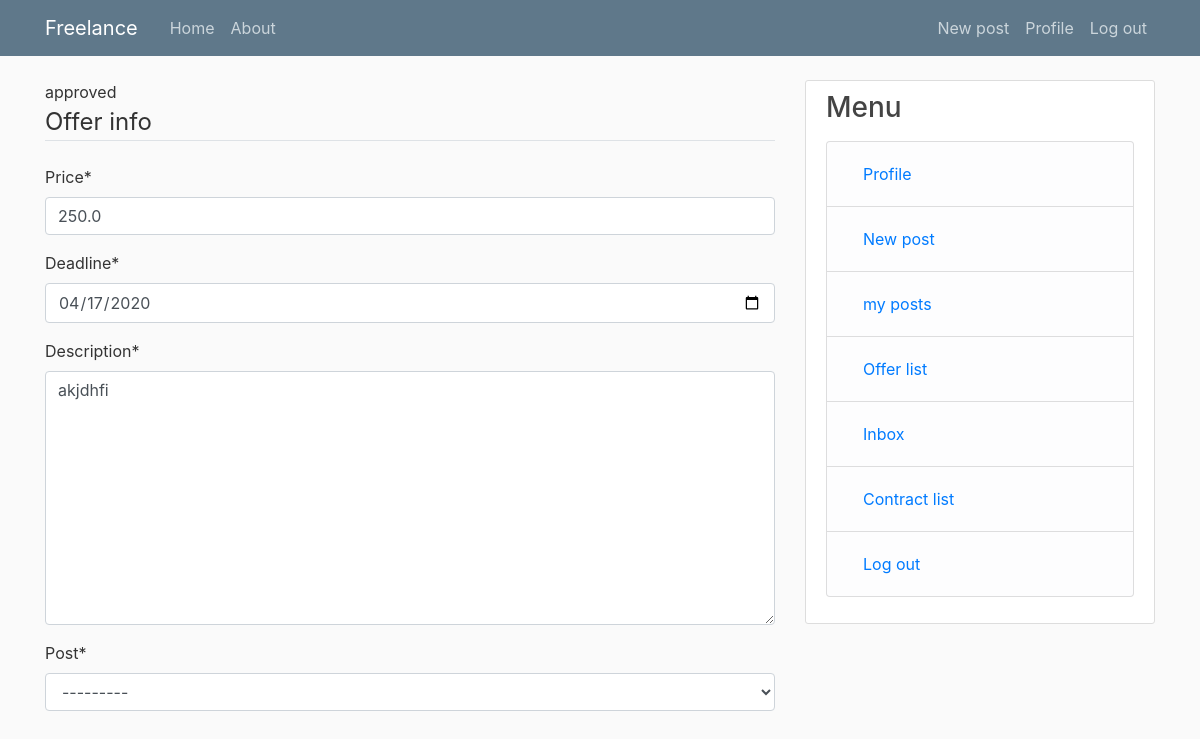
/contract/offer-manager/10 (signed in), run on the app's committed database.
### contract/models.py (models this page shows, shortened)
class Offer(models.Model):
    price = models.FloatField()
    deadline = models.DateField()
    description = models.TextField()
    client = models.ForeignKey(User,
                               on_delete=models.CASCADE,
                               related_name='client')
    executor = models.ForeignKey(User,
                                 on_delete=models.CASCADE,
                                 related_name='executor')
    post = models.ForeignKey('blog.Post', on_delete=models.SET_NULL, null=True)
    status = models.CharField(max_length=100)

### contract/views.py (the view)
# urls.py: path('offer-manager', offer_manager, name='offer-manager'),
@login_required
def offer_manager(request, id=None):
    if id is None:
        user_id = request.POST.get("user-id")
        executor = User.objects.get(id=user_id)
        form = OfferForm(request.user, user_id, initial={'executor': executor})
    else:
        offer = Offer.objects.get(id=id)
        if ((request.user.id == offer.executor.id) or
                (request.user.id == offer.client.id)):
            user_id = offer.executor.id
            form = OfferForm(offer.client, user_id,
                             initial={'executor': User.objects.get(id=user_id),
                                      'price': offer.price,
                                      'deadline': offer.deadline,
                                      'description': offer.description,
                                      'post': offer.post,
                                      'offer_id': offer.id
                                      })
            return render(request, 'contract/make_offer.html', {'form': form,
                                                                'offer': offer
                                                                })
        else:
            return HttpResponseForbidden()
    return render(request, 'contract/make_offer.html', {'form': form})

### contract/forms.py
class OfferForm(forms.ModelForm):
    def __init__(self, client, user_id, *args, **kwargs):
        super(OfferForm, self).__init__(*args, **kwargs)
        offer_request = Request.objects.filter(applicant_id=user_id)
        self.fields['post'].queryset = (Post
                                        .objects
                                        .filter(author=client,
                                                request__in=offer_request))
        self.fields['executor'].widget = forms.HiddenInput()
    deadline = forms.DateField(widget=forms.TextInput(attrs={'type': 'date'}))
    offer_id = forms.CharField(widget=forms.HiddenInput())
    class Meta:
        model = Offer
        exclude = ['client', 'status']

### blog/models.py (called while the page is built)
    def __str__(self):
        return self.title

### contract/templates/contract/make_offer.html (shortened to what this page needs)
{% extends 'blog/base.html' %}
{% load crispy_forms_tags %}
{% block content %}
    {{ offer.status }}
    <form action="{% url 'make-offer' %}" method="POST" enctype="multipart/form-data">
          <fieldset class="form-group">
              <legend class ="border-bottom mb-4">Offer info</legend>
              {{ form|crispy }}
          </fieldset>
    </form>
{% endblock content %}

### blog/static/blog/main.css (style rules this page uses)
body { background: #fafafa; color: #333333; margin-top: 5rem; }

### data on the page
Offer: status "approved", price "250.0", deadline "04/17/2020", description "akjdhfi", post "---------"
